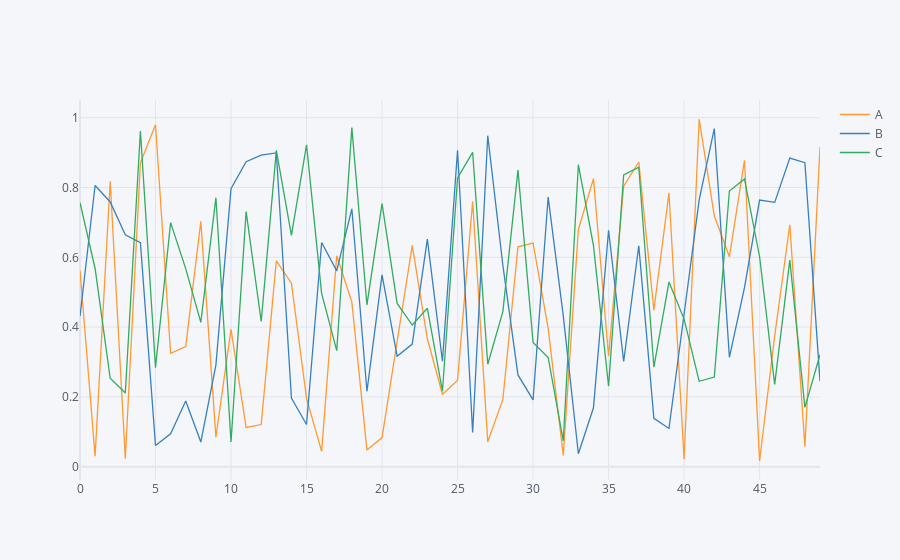

Notebook cell for this chart:
### Code cell
#interactive plots
df.iplot()
